Frame 1 (no input): blank canvas, image omitted
Frame 60 (no input): blank canvas, image omitted
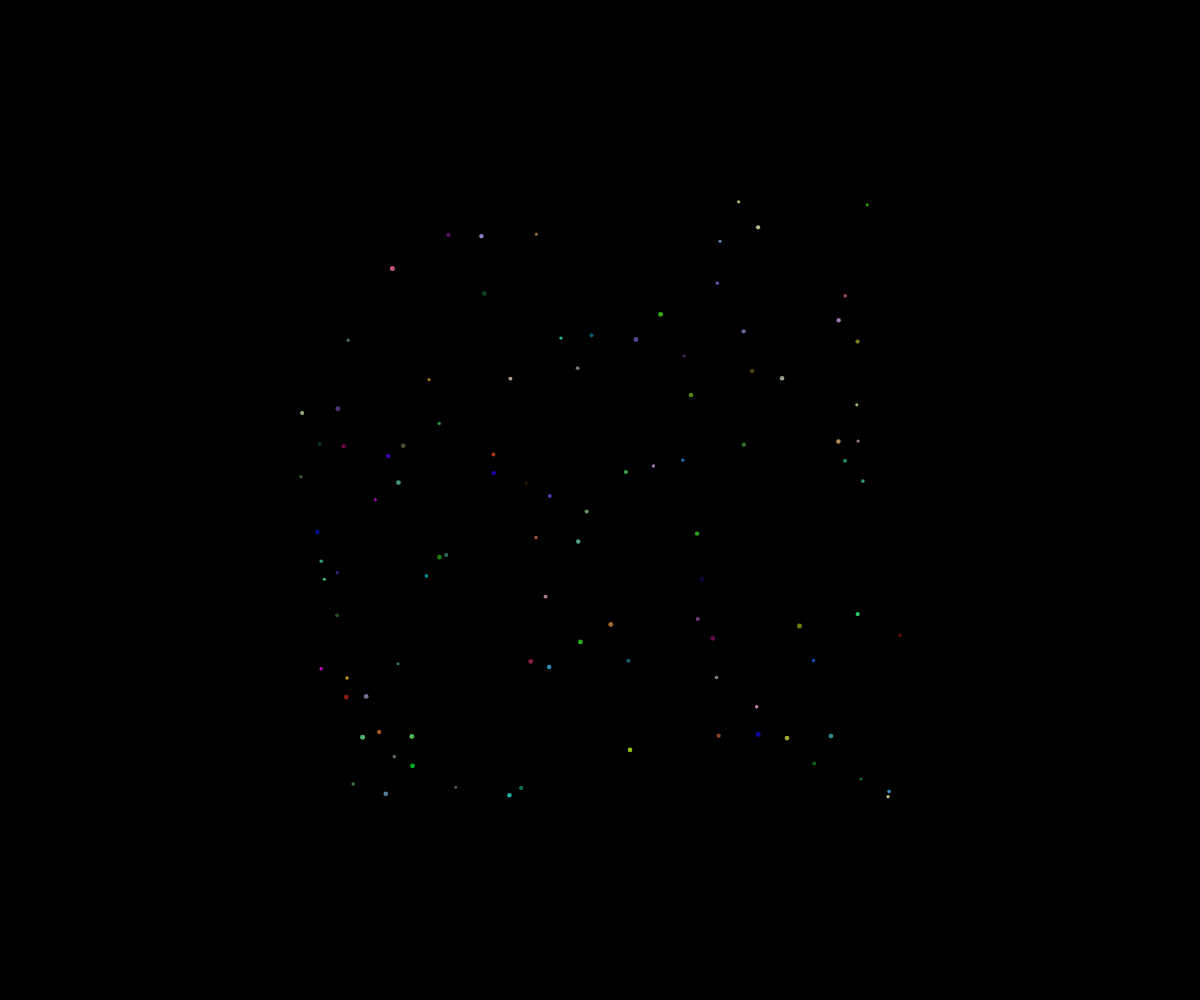
Frame 120 (the mouse pressed at the canvas centre since frame 60)

The p5.js sketch whose frames 1 and 60 were blank and that drew this single picture after the mouse press (run headless with seeded random() and noise() and a simulated clock; from frame 60 on, the mouse is pressed at the canvas centre):

// p5.js sketch
// ── sketch.js
let fireworks = [];

function setup() {
  createCanvas(windowWidth, windowHeight);
}

function draw() {
  background(0);

  for (let i=fireworks.length-1; i>=0; i--) {
    if (fireworks[i].isDead()) {
      fireworks.splice(i,1);
    }
    else{
      fireworks[i].move();
      fireworks[i].display();
    }
  }
}

function mousePressed() {
  for (let i=0; i<100; i++) {
    let myParticle = new Particle(mouseX,mouseY);
    fireworks.push(myParticle);
  }
}

class Particle {
  constructor(x,y) {
    this.x = x;
    this.y = y;
    this.size = random(3,5);
    this.alpha = 255;
    this.theColor = color(random(255), random(255), random(255), this.alpha);
    this.dx = random(-5,5);
    this.dy = random(-5,5);
  }
  display() {
    noStroke();
    fill(this.theColor);
    circle(this.x, this.y, this.size);
  }
  move (){
    this.alpha--;
    this.theColor = color(random(255), random(255), random(255), this.alpha);

    this.x += this.dx;
    this.y += this.dy;
  }
  isDead() {
    return this.alpha < 0;
  }
}
